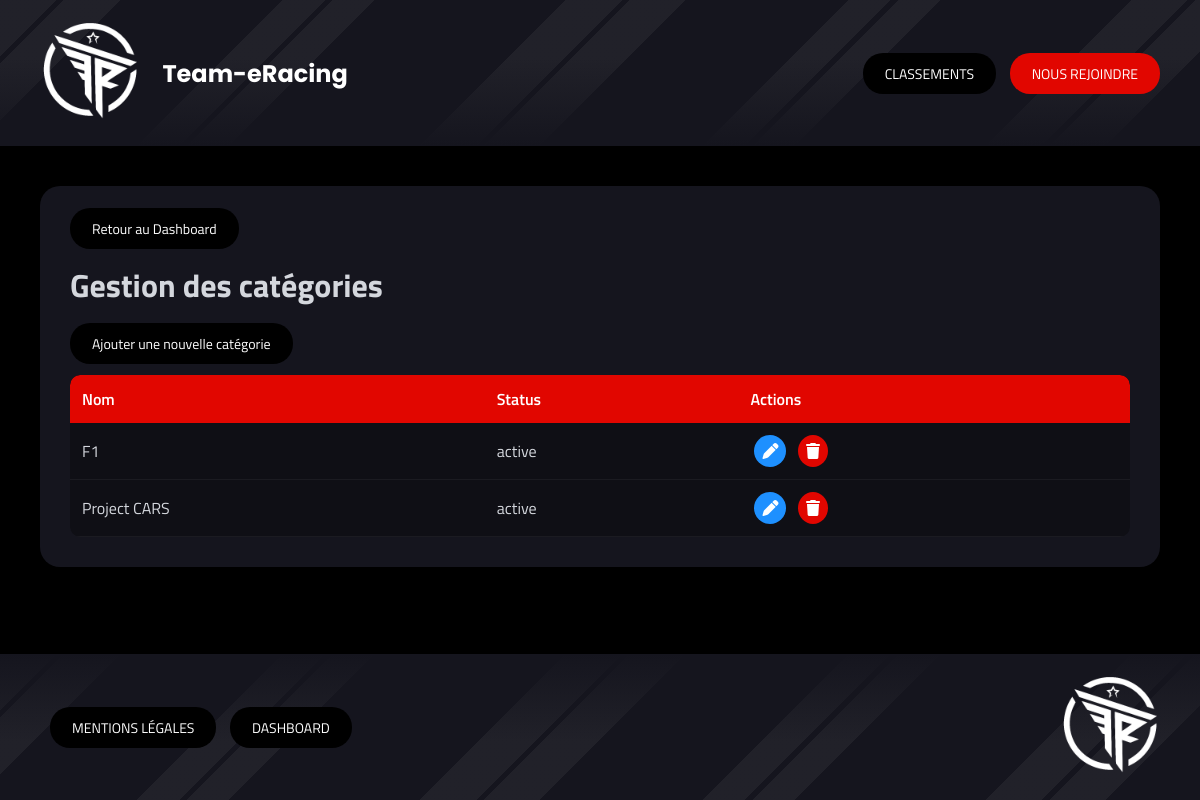
The page /index.php?controller=categories&action=index (signed in) on the database as committed earlier.
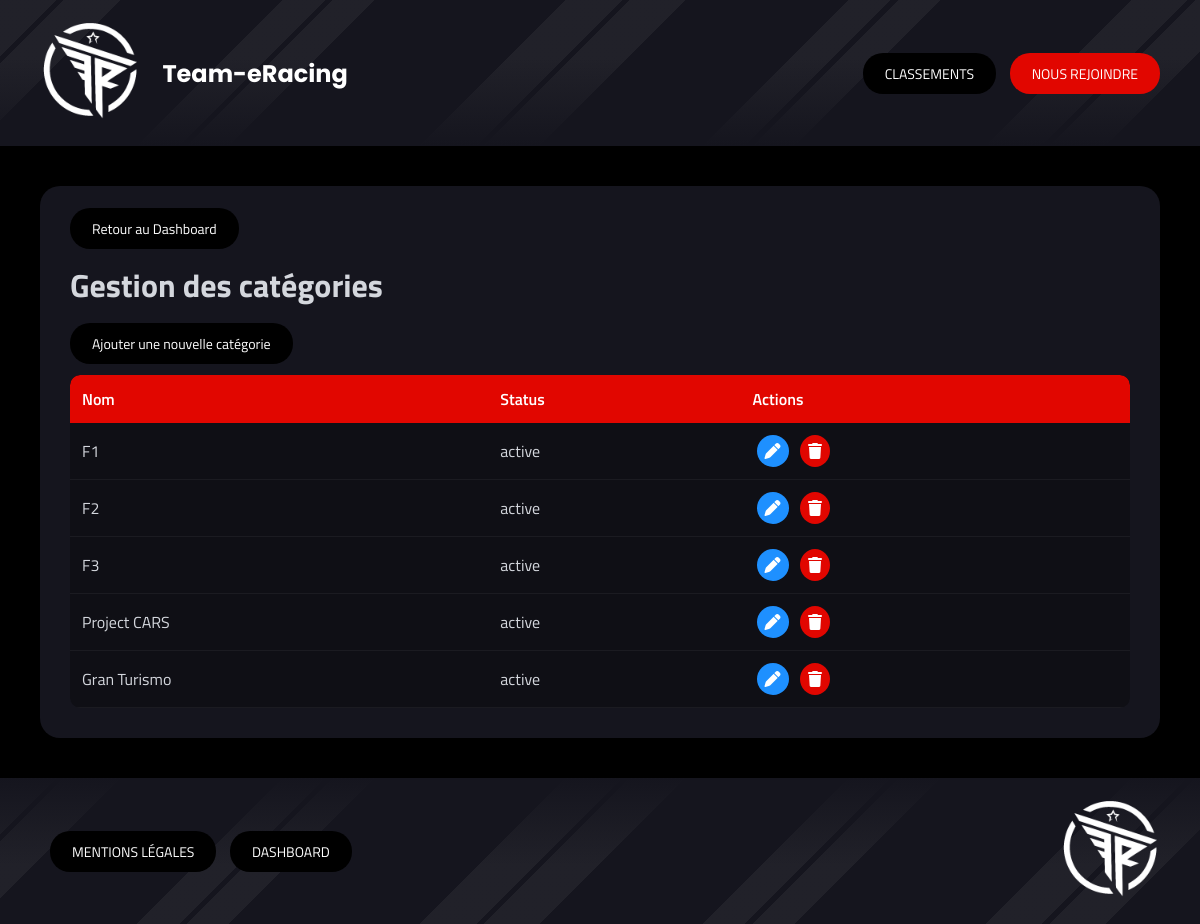
The same page on the database as committed later.
### tables this page shows
CREATE TABLE categories (
  id INT AUTO_INCREMENT PRIMARY KEY,
  name VARCHAR(50) NOT NULL UNIQUE,
  status ENUM('active','desactive') DEFAULT 'active'
);

### Autoloader.php (called while the page is built, shortened)
<?php
class Autoloader{
    static function autoload($class){
        $class = str_replace(__NAMESPACE__.'\\','',$class);
        $class = str_replace('\\','/',$class);
    }
}
?>

### Core/Auth.php (called while the page is built, shortened)
<?php
class Auth
{
    public static function start()
    {
        if (session_status() === PHP_SESSION_NONE) {
            $secure = (!empty($_SERVER['HTTPS']) && $_SERVER['HTTPS'] === 'on') ||
                    (!empty($_SERVER['HTTP_X_FORWARDED_PROTO']) && $_SERVER['HTTP_X_FORWARDED_PROTO'] === 'https');
            $lifetime = 300 ;
        }
    }
    public static function check(): bool
    {
        return isset($_SESSION['user_id']);
    }
    public static function hasRole(string $requiredRole): bool
    {
        return isset($_SESSION['role']) && $_SESSION['role'] === $requiredRole;
    }
}

### Controllers/Controller.php (called while the page is built, shortened)
<?php
abstract class Controller
{
    protected function authMiddleware(string|array $requiredRoles = null)
    {
        if ($requiredRoles) {
            if (is_array($requiredRoles)) {
                foreach ($requiredRoles as $role) {
                    if (\App\Core\Auth::hasRole($role)) {
                        $userHasRole = true;
                        break;
                    }
                }
            } else {
                $userHasRole = \App\Core\Auth::hasRole($requiredRoles);
            }
        }
    }
    public function render(string $path, array $data = [])
    {
        extract($data);
        include dirname(__DIR__) . '/Views/' . $path . '.php';
        $content = ob_get_clean();
        include dirname(__DIR__) . '/Views/base.php';
    }
}
?>

### Controllers/CategoriesController.php (called while the page is built, shortened)
<?php
class CategoriesController extends Controller {
    public function index()
    {
        $categories = CategoriesModel::all();
        $this->render('dashboard/categories/index', [
            'list' => $categories
        ]);
    }
}
?>

### public/index.php (called while the page is built, shortened)
<?php
include '../Autoloader.php';
$route = new Router();
$route->routes();
?>

### Core/DbConnect.php (called while the page is built, shortened)
<?php
class DbConnect
{
    protected $connection;
    public function getConnection()
    {
        return $this->connection;
    }
    public function __construct()
    {
        try {
            $dsn = 'mysql:host=' . self::SERVER . ';dbname=' . self::BASE . ';charset=utf8mb4';
                $this->connection = new PDO($dsn, self::USER, self::PASSWORD, [
                    PDO::ATTR_ERRMODE => PDO::ERRMODE_EXCEPTION,
                    PDO::ATTR_DEFAULT_FETCH_MODE => PDO::FETCH_OBJ,
                    PDO::ATTR_EMULATE_PREPARES => false
                ]);
        } catch (Exception $e) {
            die('Erreur : ' . $e->getMessage());
        }
    }
}
?>

### Models/CategoriesModel.php (called while the page is built, shortened)
<?php
class CategoriesModel extends DbConnect {
    public static function all(){
        $db = new DbConnect();
        return $db->getConnection()->query("
            SELECT id, name, status
            FROM categories
            ORDER BY id ASC
        ")->fetchAll();
    }
}
?>

### Views/dashboard/categories/index.php (the view, shortened to what this page needs)
<div class="section-dashboard">
    <div class="section-header">
        <a class="nav-btn-dashboard" href="index.php?controller=dashboard">Retour au Dashboard</a>
        <h1>Gestion des catégories</h1>
        <a class="nav-btn-dashboard" href="index.php?controller=categories&action=create">Ajouter une nouvelle catégorie</a>
    </div>
    <div class="table-responsive">
        <table class="dashboard-table">
            <thead>
                <tr>
                    <th>Nom</th>
                    <th>Status</th>
                    <th class="actions-column">Actions</th>
                </tr>
            </thead>
            <tbody>
                <?php foreach ($list as $cat): ?>
                <tr>
                    <td><?= htmlspecialchars($cat->name) ?></td>
                    <td><?= htmlspecialchars($cat->status) ?></td>
                    <td class="actions">
                        <a class="action-btn edit" href="index.php?controller=categories&action=update&id=<?= $cat->id ?>">
                            <i class="fa-solid fa-pen"></i>
                        </a>
                        <a class="action-btn delete" href="index.php?controller=categories&action=delete&id=<?= $cat->id ?>">
                            <i class="fa-solid fa-trash"></i>
                        </a>
                    </td>
                </tr>
                <?php endforeach; ?>
            </tbody>
        </table>
    </div>
</div>

### Core/Router.php (shortened to what this page needs)
<?php
class Router
{
    public function routes()
    {
        $controllerName = isset($_GET['controller']) ? ucfirst(array_shift($_GET)) : 'Home';
        $controllerClass = '\\App\\Controllers\\' . $controllerName . 'Controller';
        $action = isset($_GET['action']) ? array_shift($_GET) : 'index';
        if (class_exists($controllerClass)) {
            $controller = new $controllerClass();
            if (method_exists($controller, $action)) {
                call_user_func_array([$controller, $action], $_GET ?? []);
            } else {
                $this->render404();
            }
        } else {
            $this->render404();
        }
    }
}
?>

### Views/base.php (shortened to what this page needs)
<!DOCTYPE html>
<html lang="fr">
<head>
<link rel="stylesheet" href="style-v1.7.css" />
</head>
<body>
<header>
<div class="logo_and_name_header">
    <div class="logo_header">
        <a href="index.php"><img src="img/logo_team_eracing.png" alt="Logo Communauté Team-eRacing"></a>
    </div>
    <h2 class="name_header">Team-eRacing</h2>
</div>
<nav>
<a class="nav-btn" href="index.php?controller=classements">CLASSEMENTS</a>
<a class="nav-btn red" href="index.php?controller=join">NOUS REJOINDRE</a>
</nav>
</header>
<main>
<?= $content ?>
</main>
<footer>
<div>
<a class="nav-btn" href="index.php?controller=mentions">MENTIONS LÉGALES</a>
<a class="nav-btn" href="index.php?controller=dashboard">DASHBOARD</a>
</div>
<div class="logo_footer"><a href="index.php"><img src="img/logo_team_eracing.png" alt="Logo Communauté Team-eRacing"></a></div>
</footer>
</body>
</html>

### public/style-v1.7.css (style rules this page uses)
html, body { height: 100%; margin: 0; padding: 0; background: #000000; font-family: 'Titillium Web', 'Segoe UI', 'Helvetica Neue', Arial, sans-serif; color: #d4d7dd; }
body { display: flex; flex-direction: column; }
main { flex: 1; }
footer { margin-top: auto; }
header, footer { display: flex; justify-content: space-between; align-items: center; padding: 20px 40px; background: #15151E; --fade-dir: to bottom; background-image: linear-gradient(var(--fade-dir), transparent 40%, #15151E 100% ), repeating-linear-gradient( 135deg, rgba(255,255,255,0.05) 0 40px, transparent 40px 45px, rgba(255,255,255,0.05) 45px 85px, transparent 85px 200px, rgba(255,255,255,0.05) 200px 230px, transparent 230px 235px, rgba(255,255,255,0.05) 235px 265px, transparent 265px 400px ); }
footer { --fade-dir: to top; }
.nav-btn { padding: 10px 22px; border-radius: 20px; background: #000000; color: white; text-decoration: none; margin-left: 10px; font-size: 14px; cursor: pointer; transition: background-color 0.3s; }
.nav-btn.red { background: #E10600; }
.section-dashboard { background: #15151E; margin: 40px; padding: 30px; border-radius: 20px; gap: 20px; }
.nav-btn-dashboard { padding: 10px 22px; border-radius: 20px; background: #000000; color: white; text-decoration: none; font-size: 14px; cursor: pointer; transition: background-color 0.3s; }
.logo_and_name_header { display: flex; align-items: center; width: 40%; }
.logo_header img, .logo_footer img { max-width: 100px; height: auto; }
.name_header { font-family: 'Poppins', 'Segoe UI', 'Helvetica Neue', Arial, sans-serif; color: white; padding-left: 5%; }
.table-responsive { overflow-x: auto; border-radius: 10px; margin-top: 20px; }
.dashboard-table { width: 100%; border-collapse: collapse; background: #0f0f15; border-radius: 10px; overflow: hidden; }
.dashboard-table th { background: #E10600; padding: 12px; text-align: left; color: white; font-weight: 600; }
.dashboard-table td { padding: 12px; border-bottom: 1px solid rgba(255,255,255,0.05); }
.actions-column { text-align: center; }
.action-btn { padding: 8px; border-radius: 50%; margin: 0 4px; text-decoration: none; display: inline-flex; }
.action-btn.edit { background: #1e90ff; color: white; }
.action-btn.delete { background: #E10600; color: white; }

Rows that differ between the two databases and show on the page:
added categories: name "F2", status "active"
added categories: name "F3", status "active"
added categories: name "Gran Turismo", status "active"
